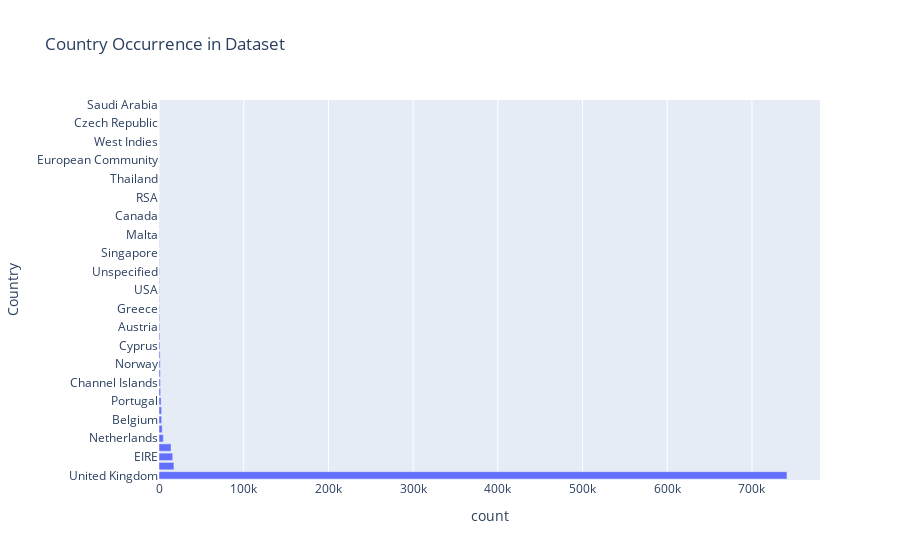

Notebook code for this chart:
### Code cell
plot_df = temp_df.reset_index()
px.bar(
    plot_df,
    x="count",
    y="Country",
    orientation="h",
    title="Country Occurrence in Dataset",
)

### Figure 1 — Plotly figure (JSON) as saved in the notebook; plotly's stock layout.template omitted (floating-point values rounded to 4 significant figures)
{"data": [{"hovertemplate": "count=%{x}<br>Country=%{y}<extra></extra>", "legendgroup": "", "marker": {"color": "#636efa", "pattern": {"shape": ""}}, "name": "", "orientation": "h", "showlegend": false, "textposition": "auto", "type": "bar", "x": [741301, 17624, 16195, 14202, 5140, 3811, 3123, 3064, 2504, 1913, 1664, 1534, 1455, 1345, 1176, 1049, 938, 817, 663, 582, 535, 535, 524, 386, 346, 324, 299, 253, 228, 189, 123, 94, 76, 63, 61, 59, 54, 45, 30, 30, 10], "xaxis": "x", "y": ["United Kingdom", "Germany", "EIRE", "France", "Netherlands", "Spain", "Belgium", "Switzerland", "Portugal", "Australia", "Channel Islands", "Italy", "Norway", "Sweden", "Cyprus", "Finland", "Austria", "Denmark", "Greece", "Japan", "USA", "Poland", "Unspecified", "United Arab Emirates", "Singapore", "Israel", "Malta", "Iceland", "Canada", "Lithuania", "RSA", "Brazil", "Thailand", "Korea", "European Community", "Bahrain", "West Indies", "Lebanon", "Czech Republic", "Nigeria", "Saudi Arabia"], "yaxis": "y"}], "layout": {"barmode": "relative", "legend": {"tracegroupgap": 0}, "title": {"text": "Country Occurrence in Dataset"}, "xaxis": {"anchor": "y", "domain": [0, 1], "title": {"text": "count"}}, "yaxis": {"anchor": "x", "domain": [0, 1], "title": {"text": "Country"}}}}
